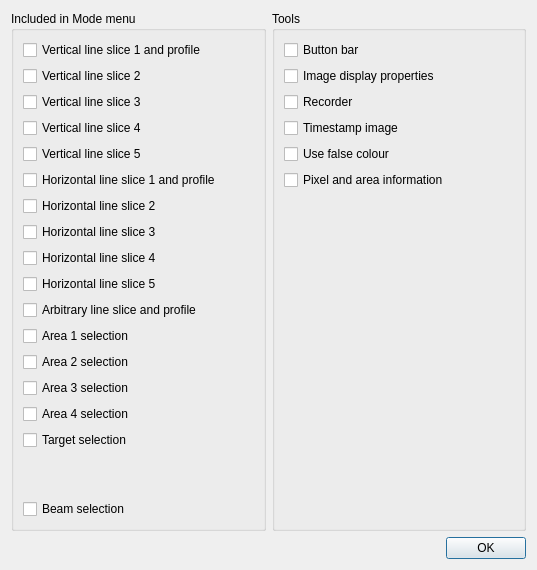
<?xml version="1.0" encoding="UTF-8"?>
<ui version="4.0">
 <class>QEImageOptionsDialog</class>
 <widget class="QDialog" name="QEImageOptionsDialog">
  <property name="geometry">
   <rect>
    <x>0</x>
    <y>0</y>
    <width>537</width>
    <height>570</height>
   </rect>
  </property>
  <property name="windowTitle">
   <string>QEImage options</string>
  </property>
  <layout class="QVBoxLayout" name="verticalLayout_3">
   <item>
    <layout class="QHBoxLayout" name="horizontalLayout">
     <item>
      <widget class="QGroupBox" name="groupBox">
       <property name="title">
        <string>Included in Mode menu</string>
       </property>
       <layout class="QVBoxLayout" name="verticalLayout">
        <item>
         <widget class="QCheckBox" name="checkBoxVerticalProfile1">
          <property name="text">
           <string>Vertical line slice 1 and profile</string>
          </property>
         </widget>
        </item>
        <item>
         <widget class="QCheckBox" name="checkBoxVerticalProfile2">
          <property name="text">
           <string>Vertical line slice 2</string>
          </property>
         </widget>
        </item>
        <item>
         <widget class="QCheckBox" name="checkBoxVerticalProfile3">
          <property name="text">
           <string>Vertical line slice 3</string>
          </property>
         </widget>
        </item>
        <item>
         <widget class="QCheckBox" name="checkBoxVerticalProfile4">
          <property name="text">
           <string>Vertical line slice 4</string>
          </property>
         </widget>
        </item>
        <item>
         <widget class="QCheckBox" name="checkBoxVerticalProfile5">
          <property name="text">
           <string>Vertical line slice 5</string>
          </property>
         </widget>
        </item>
        <item>
         <widget class="QCheckBox" name="checkBoxHorizontalProfile1">
          <property name="text">
           <string>Horizontal line slice 1 and profile</string>
          </property>
         </widget>
        </item>
        <item>
         <widget class="QCheckBox" name="checkBoxHorizontalProfile2">
          <property name="text">
           <string>Horizontal line slice 2</string>
          </property>
         </widget>
        </item>
        <item>
         <widget class="QCheckBox" name="checkBoxHorizontalProfile3">
          <property name="text">
           <string>Horizontal line slice 3</string>
          </property>
         </widget>
        </item>
        <item>
         <widget class="QCheckBox" name="checkBoxHorizontalProfile4">
          <property name="text">
           <string>Horizontal line slice 4</string>
          </property>
         </widget>
        </item>
        <item>
         <widget class="QCheckBox" name="checkBoxHorizontalProfile5">
          <property name="text">
           <string>Horizontal line slice 5</string>
          </property>
         </widget>
        </item>
        <item>
         <widget class="QCheckBox" name="checkBoxArbitraryProfile">
          <property name="text">
           <string>Arbitrary line slice and profile</string>
          </property>
         </widget>
        </item>
        <item>
         <widget class="QCheckBox" name="checkBoxArea1Selection">
          <property name="text">
           <string>Area 1 selection</string>
          </property>
         </widget>
        </item>
        <item>
         <widget class="QCheckBox" name="checkBoxArea2Selection">
          <property name="text">
           <string>Area 2 selection</string>
          </property>
         </widget>
        </item>
        <item>
         <widget class="QCheckBox" name="checkBoxArea3Selection">
          <property name="text">
           <string>Area 3 selection</string>
          </property>
         </widget>
        </item>
        <item>
         <widget class="QCheckBox" name="checkBoxArea4Selection">
          <property name="text">
           <string>Area 4 selection</string>
          </property>
         </widget>
        </item>
        <item>
         <widget class="QCheckBox" name="checkBoxTarget">
          <property name="text">
           <string>Target selection</string>
          </property>
         </widget>
        </item>
        <item>
         <spacer name="verticalSpacer_2">
          <property name="orientation">
           <enum>Qt::Vertical</enum>
          </property>
          <property name="sizeHint" stdset="0">
           <size>
            <width>20</width>
            <height>40</height>
           </size>
          </property>
         </spacer>
        </item>
        <item>
         <widget class="QCheckBox" name="checkBoxBeam">
          <property name="text">
           <string>Beam selection</string>
          </property>
         </widget>
        </item>
       </layout>
      </widget>
     </item>
     <item>
      <widget class="QGroupBox" name="groupBox_2">
       <property name="title">
        <string>Tools</string>
       </property>
       <layout class="QVBoxLayout" name="verticalLayout_2">
        <item>
         <widget class="QCheckBox" name="checkBoxButtonBar">
          <property name="text">
           <string>Button bar</string>
          </property>
         </widget>
        </item>
        <item>
         <widget class="QCheckBox" name="checkBoxBrightnessContrast">
          <property name="text">
           <string>Image display properties</string>
          </property>
         </widget>
        </item>
        <item>
         <widget class="QCheckBox" name="checkBoxRecorder">
          <property name="text">
           <string>Recorder</string>
          </property>
         </widget>
        </item>
        <item>
         <widget class="QCheckBox" name="checkBoxTime">
          <property name="text">
           <string>Timestamp image</string>
          </property>
         </widget>
        </item>
        <item>
         <widget class="QCheckBox" name="checkBoxFalseColour">
          <property name="text">
           <string>Use false colour</string>
          </property>
         </widget>
        </item>
        <item>
         <widget class="QCheckBox" name="checkBoxInfo">
          <property name="text">
           <string>Pixel and area information</string>
          </property>
         </widget>
        </item>
        <item>
         <spacer name="verticalSpacer">
          <property name="orientation">
           <enum>Qt::Vertical</enum>
          </property>
          <property name="sizeHint" stdset="0">
           <size>
            <width>20</width>
            <height>40</height>
           </size>
          </property>
         </spacer>
        </item>
       </layout>
      </widget>
     </item>
    </layout>
   </item>
   <item>
    <widget class="QDialogButtonBox" name="buttonBox">
     <property name="orientation">
      <enum>Qt::Horizontal</enum>
     </property>
     <property name="standardButtons">
      <set>QDialogButtonBox::Ok</set>
     </property>
    </widget>
   </item>
  </layout>
 </widget>
 <resources/>
 <connections>
  <connection>
   <sender>buttonBox</sender>
   <signal>accepted()</signal>
   <receiver>QEImageOptionsDialog</receiver>
   <slot>accept()</slot>
   <hints>
    <hint type="sourcelabel">
     <x>248</x>
     <y>254</y>
    </hint>
    <hint type="destinationlabel">
     <x>157</x>
     <y>274</y>
    </hint>
   </hints>
  </connection>
  <connection>
   <sender>buttonBox</sender>
   <signal>rejected()</signal>
   <receiver>QEImageOptionsDialog</receiver>
   <slot>reject()</slot>
   <hints>
    <hint type="sourcelabel">
     <x>316</x>
     <y>260</y>
    </hint>
    <hint type="destinationlabel">
     <x>286</x>
     <y>274</y>
    </hint>
   </hints>
  </connection>
 </connections>
</ui>
